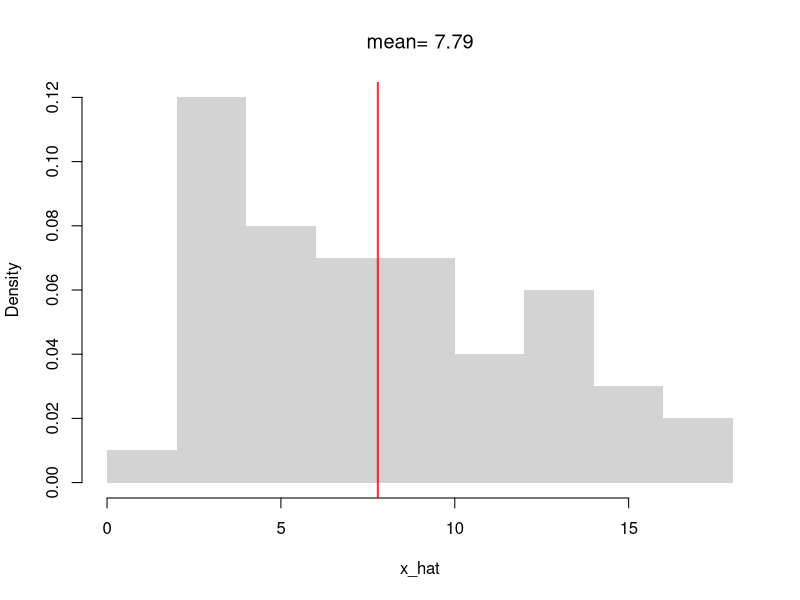
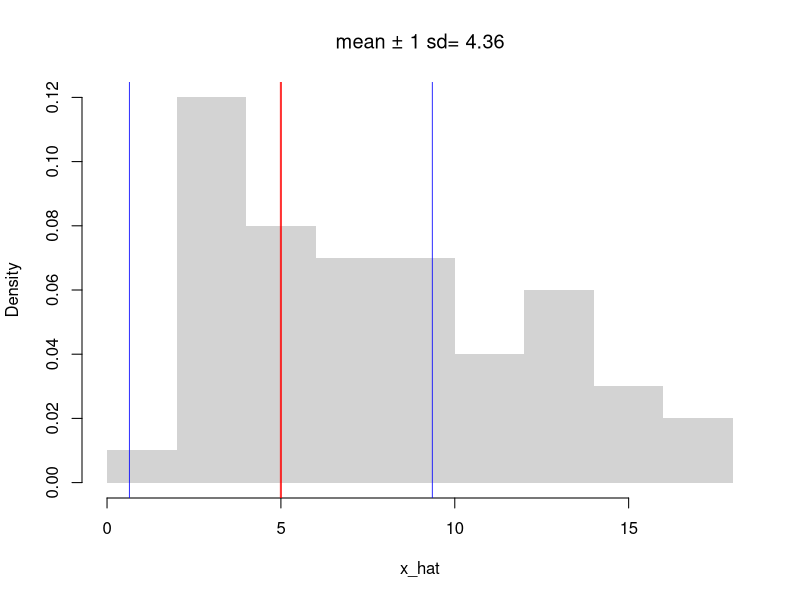
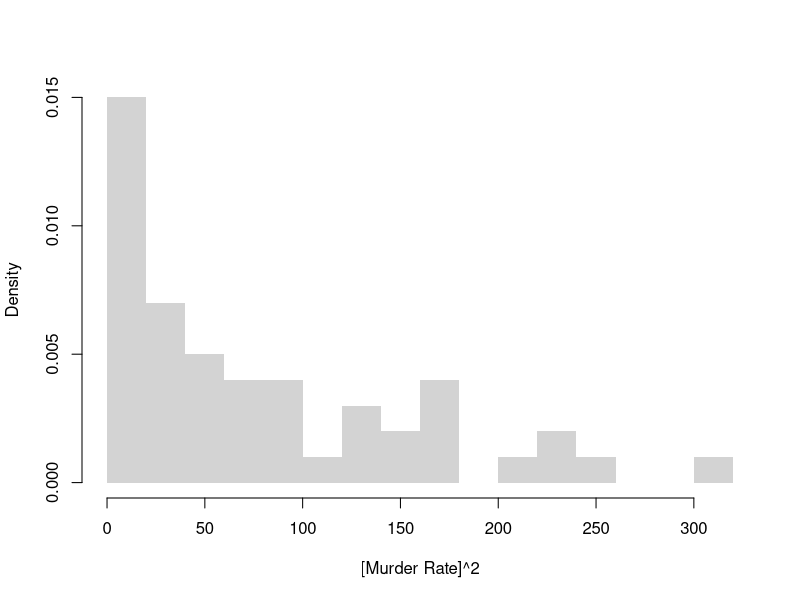
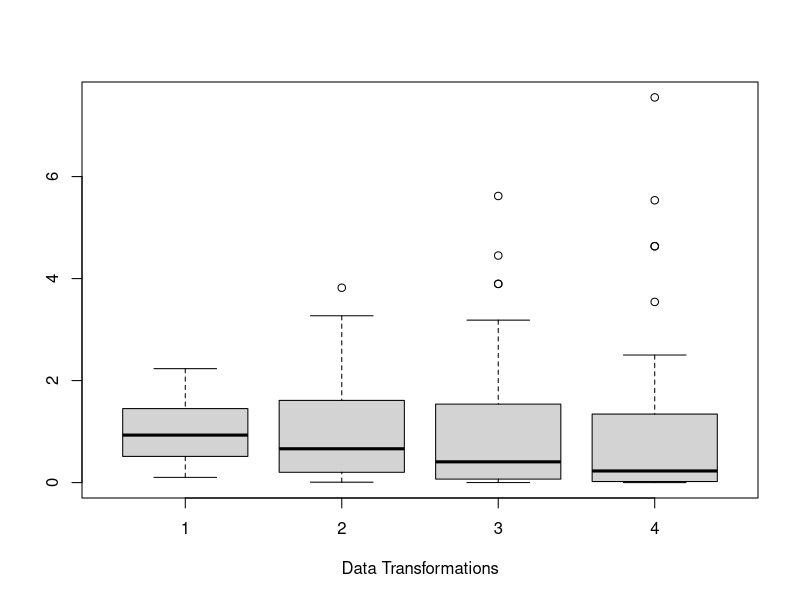
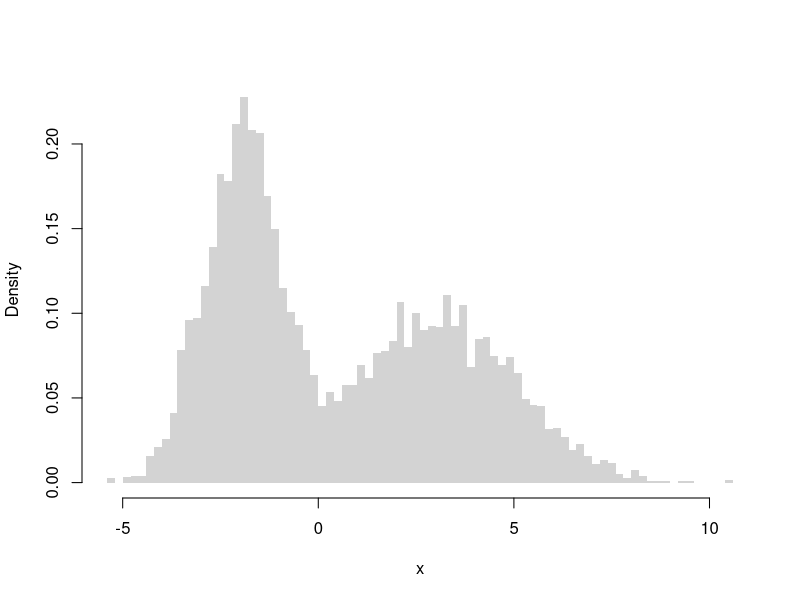
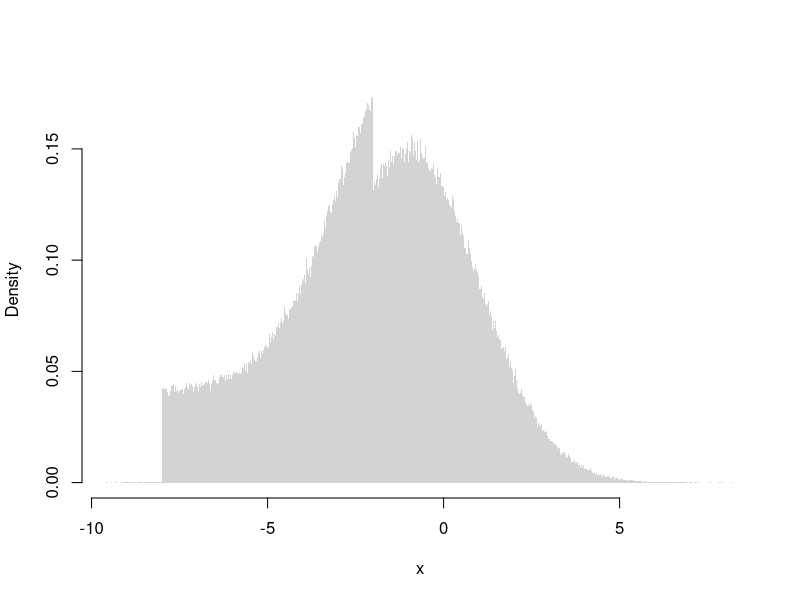
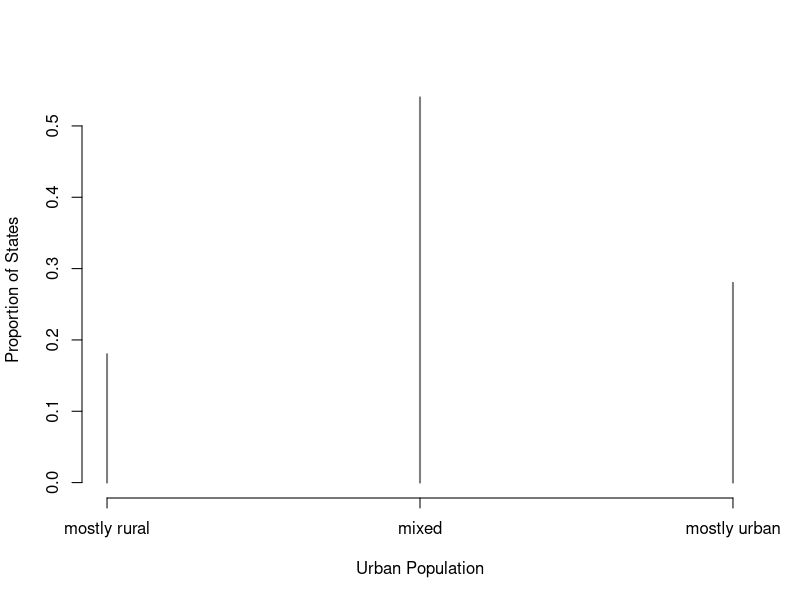
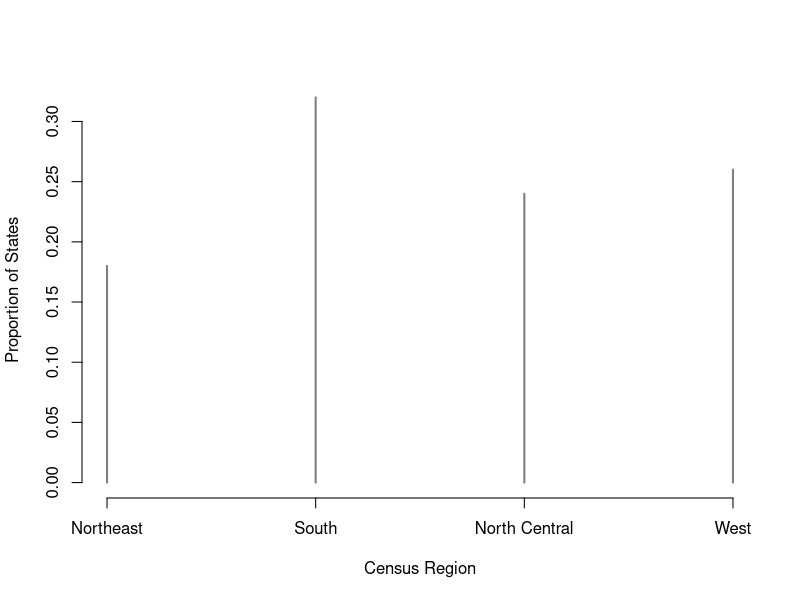

These charts were generated, in order, by the following R code:
## ---- chunk 1
statistic <- function(x_hat, f){
    stat_hat <- f(x_hat)
    return(stat_hat)
}

x0_hat <- c(0, 1, 3, 10, 6) # Data
statistic(x0_hat, sum)
## ---- chunk 2
# A random sample (real data)
x_hat <- USArrests[, 'Murder'] # lab data: murder arrests per 100,000
summary(x_hat)

# A random sample (computer simulation)
x1_sim <- runif(1000)
summary(x1_sim)

# Another random sample (computer simulation)
x2_sim <- rnorm(1000)
summary(x2_sim)
## ---- chunk 3
x0_hat <- c(1, 4, 10)
sum(x0_hat)/length(x0_hat)
mean(x0_hat)
## ---- chunk 4
# compute the mean of a random sample
m_hat <- mean(x_hat)
m_hat

# visualize on a histogram
hist(x_hat, border=NA, main=NA, freq=FALSE)
abline(v=m_hat, col=rgb(1, 0, 0, .8), lwd=2)
title(paste0('mean= ', round(m_hat, 2)), font.main=1)
## ---- chunk 5
x0_hat <- c(1, 4, 10)
m_hat <- mean(x0_hat)
v_hat <- mean( (x0_hat - m_hat)^2 )
sqrt(v_hat)
## ---- chunk 6
s1_hat <- sd(x_hat) # sqrt(var(x_hat))
hist(x_hat, border=NA, main=NA, freq=FALSE)
m1_sd_bounds <- c(m_hat - s1_hat,  m_hat + s1_hat)
abline(v=m_hat, col=rgb(1, 0, 0, .8), lwd=2) #mean
abline(v=m1_sd_bounds, col=rgb(0, 0, 1, .8)) # +- sd
text(m1_sd_bounds, -.02,
    c( expression(bar(X)-s[X]), expression(bar(X)+s[X])),
    col=rgb(0, 0, 1, .8), adj=0)
title(paste0('mean ± 1 sd= ', round(s1_hat, 2)), font.main=1)
## ---- chunk 7
x0_hat <- c(1, 4, 10)

m_hat <- mean(x0_hat)
v_hat <- mean( (x0_hat - m_hat)^2 )
v_hat

# Corrected Version
n <- length(x0_hat)
v_corrected_hat <- sum( (x0_hat - m_hat)^2 )/(n-1)
v_corrected_hat

var(x0_hat) # R-Version
## ---- chunk 8
median(x_hat)
quantile(x_hat, prob=0.5)
## ---- chunk 9
x1_extreme_hat <- c(x_hat, 1000) # add one extreme value
#par(mfrow=c(1, 2)) # visualize side-by-side
#hist(x_hat)
#hist(x1_extreme_hat)

# Which measures of central tendency are robust
# to a single extreme value?
mean( x_hat)
mean( x1_extreme_hat )

quantile(x_hat, prob=0.5)
quantile(x1_extreme_hat, prob=0.5)
## ---- chunk 10
IQR(x_hat)
mad(x_hat)
## ---- chunk 11
x0_hat <- c(-100, 1, 4, 10, 10)
# An intuitive alternative to sd(x0_hat), used in the boxplot
quants <- quantile(x0_hat, probs=c(.25, .75))
quants[2]-quants[1]
IQR(x0_hat)
## ---- chunk 12
#Another alternative to sd(x0_hat)
mad(x0_hat, constant=1)

# Computationally equivalent
# med_hat <- quantile(x0_hat, probs=.5)
# absdev_hat <- abs(x0_hat -med_hat)
# quantile(absdev_hat, probs=.5)
## ---- chunk 13
sd(x_hat)
sd(x1_extreme_hat)

IQR(x_hat)
IQR(x1_extreme_hat)

mad(x_hat, constant=1)
mad(x1_extreme_hat, constant=1)
## ---- chunk 14
Homework1 <- c(score=88, weight=0.25)
Homework2 <- c(score=92, weight=0.25)
Exam1 <- c(score=67, weight=0.2)
Exam2 <- c(score=90, weight=0.3)

Grades <- rbind(Homework1, Homework2, Exam1, Exam2)
Grades
## ---- chunk 15
# Manual Way
88*0.25 + 92*0.25 + 67*0.2 + 90*0.3

# Computerized Way
Values <- Grades[, 'score'] * Grades[, 'weight']
FinalGrade <- sum(Values)
FinalGrade
## ---- chunk 16
x0_hat <- c(1, 2, 1, 3, 1)
mean(x0_hat)

proportions <- table(x0_hat)/length(x0_hat)
proportions
vals <- sort(unique(x0_hat))
sum(vals*proportions)
## ---- chunk 17
weighted.quantile <- function(x_hat, w, probs){
    #See spatstat.univar::weighted.quantile
    oo <- order(x_hat)
    x_hat <- x_hat[oo]
    w <- w[oo]
    F_hat <- cumsum(w)/sum(w)
    quantile_id <- max(which(F_hat <= probs))+1
    q_hat <- x_hat[quantile_id]
    return(q_hat)
}

## Unweighted
quantile(x0_hat, probs=.5)
weights <- rep(1, length(x0_hat))
weighted.quantile(x_hat=x0_hat, w=weights, probs=.5)

## Weighted
weights <- seq(x0_hat)
weights <- weights/sum(weights) # normalize
weighted.quantile(x_hat=x0_hat, w=weights, probs=.5)
## ---- chunk 18
x_demo_hat <- c(0, 1, 2, 3, 9)
m3_hat <- mean( (x_demo_hat - mean(x_demo_hat))^3 ) # numerator
m3_hat
m3_hat / sd(x_demo_hat)^3 # skewness
## ---- chunk 19
hist( x_hat^2, border=NA,
	xlab='[Murder Rate]^2',
	main=NA, freq=FALSE, breaks=20)

skewness <-  function(x_hat){
 m_hat <- mean(x_hat)
 m3_hat <- mean((x_hat - m_hat)^3)
 s3_hat <- sd(x_hat)^3
 skew <- m3_hat/s3_hat
 return(skew)
}

skewness( x_hat^2 )
skewness( x_hat^3 )
## ---- chunk 20
x_demo_hat <- c(0, 1, 2, 3, 9)
m4_hat <- mean( (x_demo_hat - mean(x_demo_hat))^4 ) # numerator
m4_hat
m4_hat / sd(x_demo_hat)^4 # kurtosis
## ---- chunk 21
x1_hat <- x_hat^1/mean(x_hat^1)
x2_hat <- x_hat^2/mean(x_hat^2)
x3_hat <- x_hat^3/mean(x_hat^3)
x4_hat <- x_hat^4/mean(x_hat^4)
boxplot(x1_hat, x2_hat, x3_hat, x4_hat,
	names=c(1, 2, 3, 4), xlab='Data Transformations',
	main=NA)


kurtosis <- function(x_hat){
 m_hat <- mean(x_hat)
 m4_hat <- mean((x_hat - m_hat)^4)
 s4_hat <- sd(x_hat)^4
 kurt <- m4_hat/s4_hat
 return(kurt)
 # use instead to compare against normal
 # excess_kurt <- kurt - 3 
}

kurtosis( x1_hat )
kurtosis( x2_hat )
kurtosis( x3_hat )
kurtosis( x4_hat )
## ---- chunk 22
# Complicated Random Variable
r_ugly0 <- function(n, population_means=c(-2, 3), population_vars=c(1, 4), prob=c(.5, .5)){
  # Which distribution is each observation coming from
  di <- sample(c(1, 2), size=n, replace=TRUE, prob=prob)
  rnorm(n, mean=population_means[di], sd=sqrt(population_vars)[di])
}

x_sim <- r_ugly0(6000)
hist(x_sim, breaks=60,
    freq=FALSE, border=NA,
    xlab='x', main=NA)

#hist( rbeta(1000, .6, .6), border=NA, main=NA, freq=F, breaks=20)
## ---- chunk 23
# Another Complicated Random Variable
r_ugly1 <- function(n, theta1=c(-8, -1), theta2=c(-2, 2), rho=.25){
    omega   <- rbinom(n, size=1, rho)
    x_hat <- omega * runif(n, theta1[1], theta2[1]) +
        (1-omega) * rnorm(n, theta1[2], theta2[2])
    return(x_hat)
}
# Very Large Sample
x_sim <- r_ugly1(1000000)
hist(x_sim, breaks=1000, freq=FALSE, border=NA,
    xlab='x', main=NA)
## ---- chunk 24
grade <- factor(c('B', 'A', 'C', 'B', 'F', 'B', 'A'),
    levels=c('F', 'D', 'C', 'B', 'A'), ordered=TRUE)
sort(grade)

# median and quartiles (type=1 is required for ordered factors)
quantile(grade, probs=c(.25, .5, .75), type=1)
## ---- chunk 25
# urban population in bands, an ordered factor
urban_band <- cut(USArrests[, 'UrbanPop'], breaks=c(0, 50, 75, 100),
    labels=c('mostly rural', 'mixed', 'mostly urban'), ordered_result=TRUE)
p_hat <- table(urban_band)/length(urban_band)
plot(p_hat, col=grey(0, .5),
    xlab='Urban Population', ylab='Proportion of States')

# mode and Herfindahl index
names(p_hat)[p_hat==max(p_hat)]
sum(p_hat^2)

# median and quartiles
quantile(urban_band, probs=c(.25, .5, .75), type=1)
## ---- chunk 26
x0_hat <- c('A', 'B', 'A', 'C', 'C', 'A')
p_hat <- table(x0_hat)/length(x0_hat)
p_hat

# mode(s)
names(p_hat)[p_hat==max(p_hat)]

# Herfindahl index
sum(p_hat^2)
## ---- chunk 27
# census region of each state, an unordered factor
region <- state.region
p_hat <- table(region)/length(region)
plot(p_hat, col=grey(0, .5),
    xlab='Census Region', ylab='Proportion of States')

# mode
names(p_hat)[p_hat==max(p_hat)]

# Herfindahl index, compared to its minimum 1/K
K <- length(p_hat)
c(H_hat=sum(p_hat^2), H_min=1/K)
## ---- chunk 28
x0_hat <- rep(c('A', 'B', 'C', 'D'), times=c(60, 20, 10, 10))
p_hat <- table(x0_hat)/length(x0_hat)
sum(p_hat^2)

# after the merger, C and D are one firm
x_merged_hat <- x0_hat
x_merged_hat[x_merged_hat=='D'] <- 'C'
